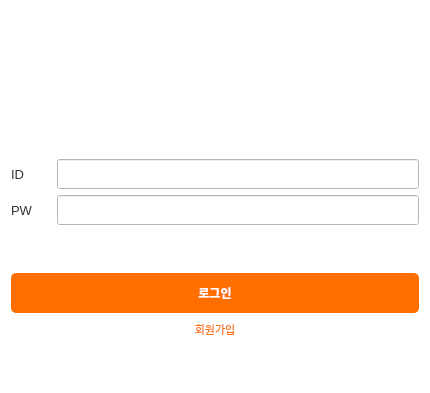
<?xml version="1.0" encoding="UTF-8"?>
<ui version="4.0">
 <class>LoginWindow</class>
 <widget class="QWidget" name="LoginWindow">
  <property name="geometry">
   <rect>
    <x>0</x>
    <y>0</y>
    <width>430</width>
    <height>393</height>
   </rect>
  </property>
  <property name="styleSheet">
   <string notr="true">background-color: white;</string>
  </property>
  <layout class="QVBoxLayout" name="verticalLayout">
   <item alignment="Qt::AlignmentFlag::AlignHCenter">
    <widget class="QLabel" name="logoLabel">
     <property name="minimumSize">
      <size>
       <width>300</width>
       <height>100</height>
      </size>
     </property>
     <property name="maximumSize">
      <size>
       <width>300</width>
       <height>100</height>
      </size>
     </property>
     <property name="pixmap">
      <pixmap resource="../resources.qrc">:/new/prefix1/images/insurance_logo.jpg</pixmap>
     </property>
     <property name="scaledContents">
      <bool>true</bool>
     </property>
     <property name="alignment">
      <set>Qt::AlignmentFlag::AlignCenter</set>
     </property>
    </widget>
   </item>
   <item>
    <widget class="QLabel" name="infoLabel">
     <property name="font">
      <font>
       <pointsize>7</pointsize>
      </font>
     </property>
     <property name="text">
      <string/>
     </property>
    </widget>
   </item>
   <item>
    <layout class="QHBoxLayout" name="idLayout">
     <item alignment="Qt::AlignmentFlag::AlignRight">
      <widget class="QLabel" name="idLabel">
       <property name="minimumSize">
        <size>
         <width>40</width>
         <height>30</height>
        </size>
       </property>
       <property name="layoutDirection">
        <enum>Qt::LayoutDirection::LeftToRight</enum>
       </property>
       <property name="styleSheet">
        <string notr="true">font-size: 10pt; color: #333;</string>
       </property>
       <property name="text">
        <string>ID</string>
       </property>
      </widget>
     </item>
     <item>
      <widget class="QLineEdit" name="idLineEdit">
       <property name="minimumSize">
        <size>
         <width>240</width>
         <height>30</height>
        </size>
       </property>
      </widget>
     </item>
    </layout>
   </item>
   <item>
    <layout class="QHBoxLayout" name="pwLayout">
     <item>
      <widget class="QLabel" name="pwLabel">
       <property name="minimumSize">
        <size>
         <width>40</width>
         <height>30</height>
        </size>
       </property>
       <property name="styleSheet">
        <string notr="true">font-size: 10pt; color: #333;</string>
       </property>
       <property name="text">
        <string>PW</string>
       </property>
      </widget>
     </item>
     <item>
      <widget class="QLineEdit" name="pwLineEdit">
       <property name="minimumSize">
        <size>
         <width>240</width>
         <height>30</height>
        </size>
       </property>
       <property name="echoMode">
        <enum>QLineEdit::EchoMode::Password</enum>
       </property>
      </widget>
     </item>
    </layout>
   </item>
   <item>
    <widget class="QLabel" name="label">
     <property name="text">
      <string/>
     </property>
    </widget>
   </item>
   <item>
    <widget class="QPushButton" name="loginButton">
     <property name="minimumSize">
      <size>
       <width>0</width>
       <height>40</height>
      </size>
     </property>
     <property name="styleSheet">
      <string notr="true">padding: 10px;
background-color: #ff6f00;
color: white;
font-weight: bold;
border-radius: 5px;</string>
     </property>
     <property name="text">
      <string>로그인</string>
     </property>
    </widget>
   </item>
   <item>
    <widget class="QPushButton" name="signupButton">
     <property name="minimumSize">
      <size>
       <width>0</width>
       <height>20</height>
      </size>
     </property>
     <property name="cursor">
      <cursorShape>PointingHandCursor</cursorShape>
     </property>
     <property name="styleSheet">
      <string notr="true">font-size: 8.5pt;
color: #ff6f00;
background-color: transparent;
border: none;
padding: 2px;</string>
     </property>
     <property name="text">
      <string>회원가입</string>
     </property>
    </widget>
   </item>
   <item>
    <widget class="QLabel" name="label_2">
     <property name="text">
      <string/>
     </property>
    </widget>
   </item>
  </layout>
 </widget>
 <resources>
  <include location="../resources.qrc"/>
 </resources>
 <connections/>
</ui>
